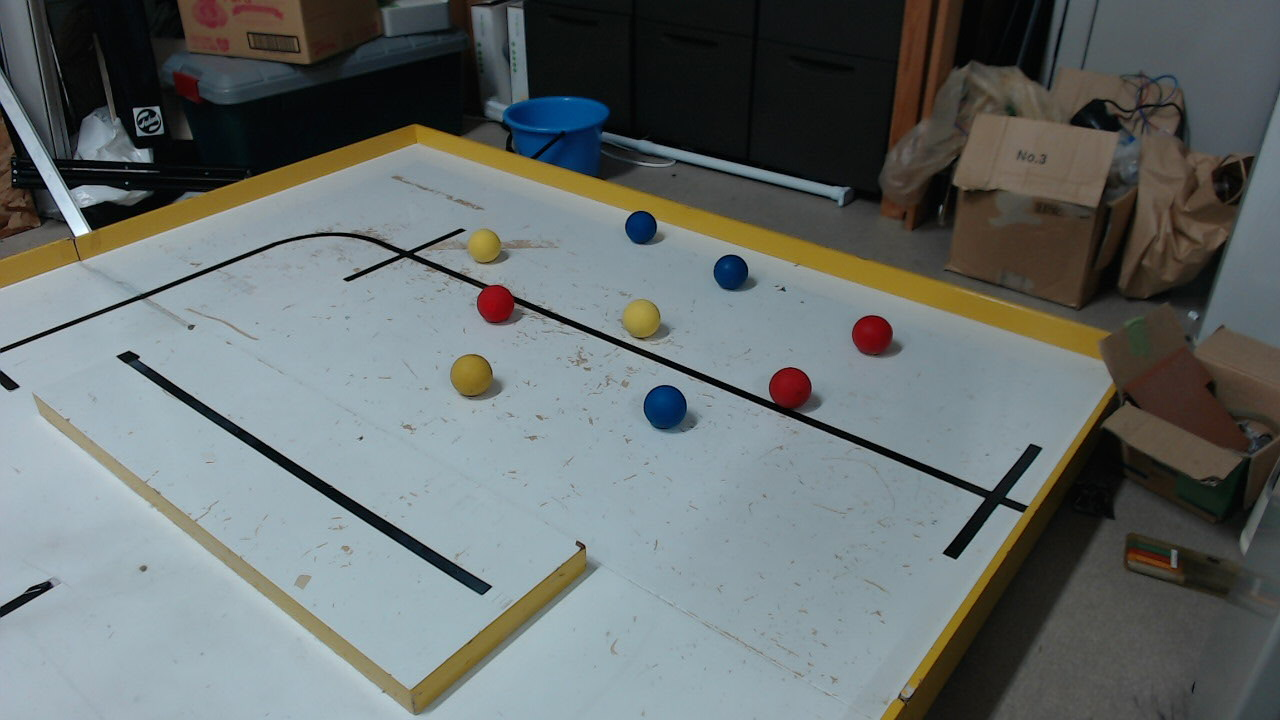
#> input picture opencv_sample/rov_test/ball_kyougidai.jpg, 1280 x 720 px, given in place of the camera
$ python labeling_sample.py
#> lines starting #> are read from the running program, lines starting #| are printed output that depends on the picture; after the words box and inside, x2 and y2 are one past the last pixel; in counts of white or black regions, pixels touching at a corner belong together
#-*- coding: utf-8 -*-

import cv2
import numpy as np

kernel = np.ones((10,10),np.uint8)

cap = cv2.VideoCapture(2)
cap.set(3, 1280)
cap.set(4, 720)

while True:
    ret, img = cap.read()
#> img is the input picture: shape (720, 1280, 3); mean B, G, R 109.6, 110.3, 103.6

    #hsv
    hsv = cv2.cvtColor(img, cv2.COLOR_BGR2HSV)
#> hsv: shape (720, 1280, 3); mean H, S, V 77.3, 57.9, 117.9

    lower_blue = np.array([100, 50, 50])
    upper_blue = np.array([150, 255, 255])
    img_mask_blue = cv2.inRange(hsv, lower_blue, upper_blue)
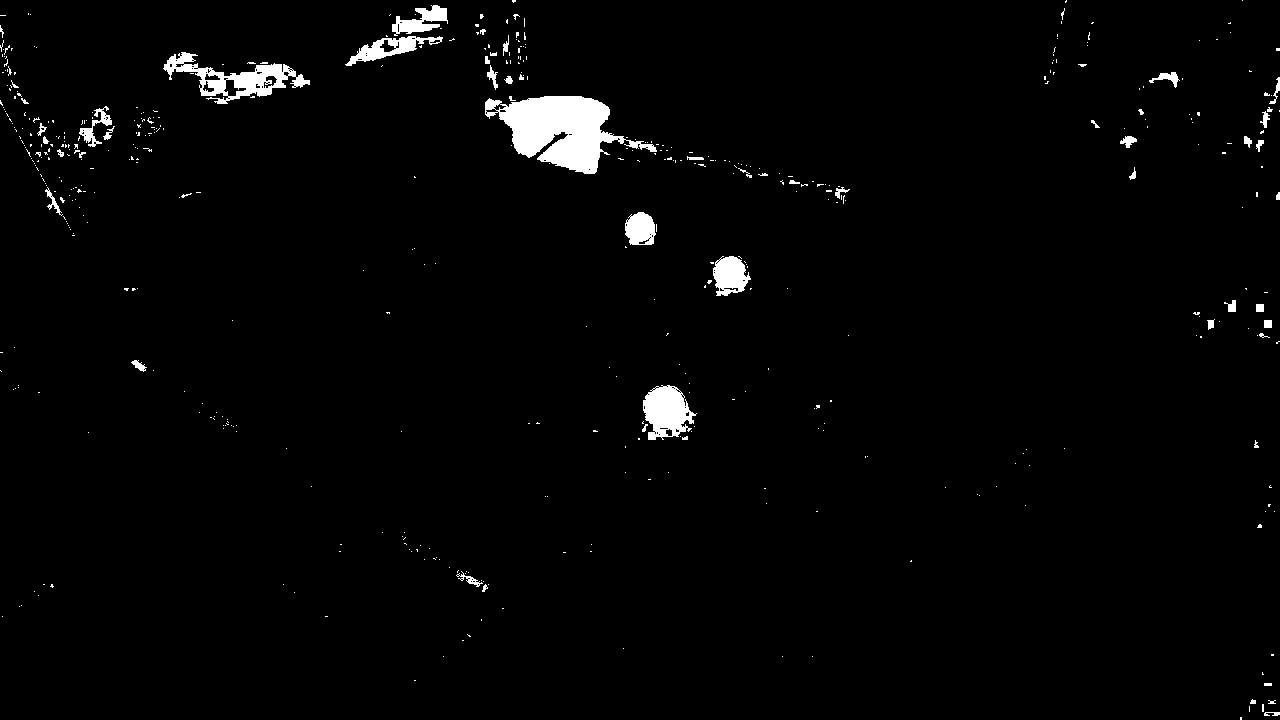
#> img_mask_blue: shape (720, 1280); 2.1% white; 507 white regions (454 under 20 px), largest, box (x1, y1, x2, y2) and area: (485, 96, 657, 174) 6558, (163, 52, 310, 104) 2543, (643, 385, 697, 440) 1900
    img_color_blue = cv2.bitwise_and(img, img, mask=img_mask_blue)
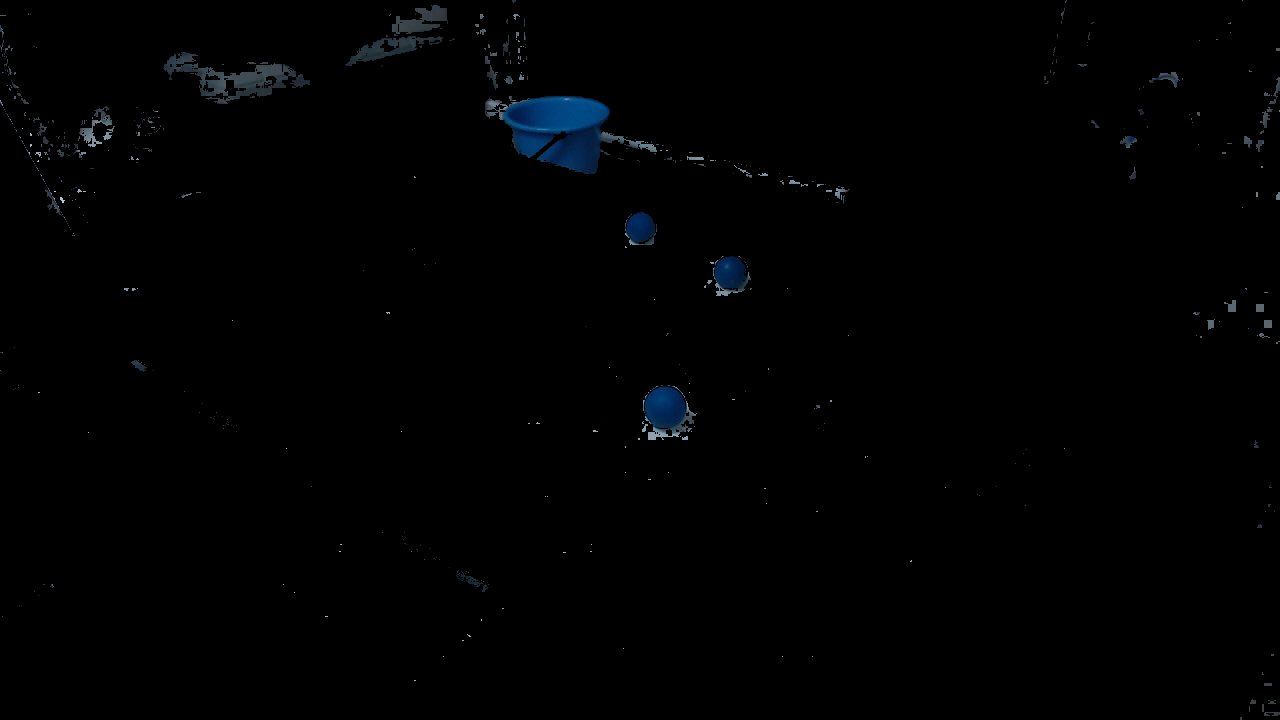
#> img_color_blue: shape (720, 1280, 3); mean B, G, R 1.9, 1.3, 0.7

    #blue
    #labeling_preparation
    img_color_blue = cv2.GaussianBlur(img_color_blue, (33,33), 1)
    gray = cv2.cvtColor(img_color_blue, cv2.COLOR_BGR2GRAY)
    gray = cv2.threshold(gray, 0, 255, cv2.THRESH_BINARY | cv2.THRESH_OTSU)[1]
#> gray: shape (720, 1280); 2.1% white; 217 white regions (150 under 20 px), largest, box (x1, y1, x2, y2) and area: (485, 96, 658, 173) 6473, (164, 52, 310, 104) 2729, (641, 385, 697, 441) 2189
    #Morphology
    gray = cv2.morphologyEx(gray, cv2.MORPH_OPEN, kernel)
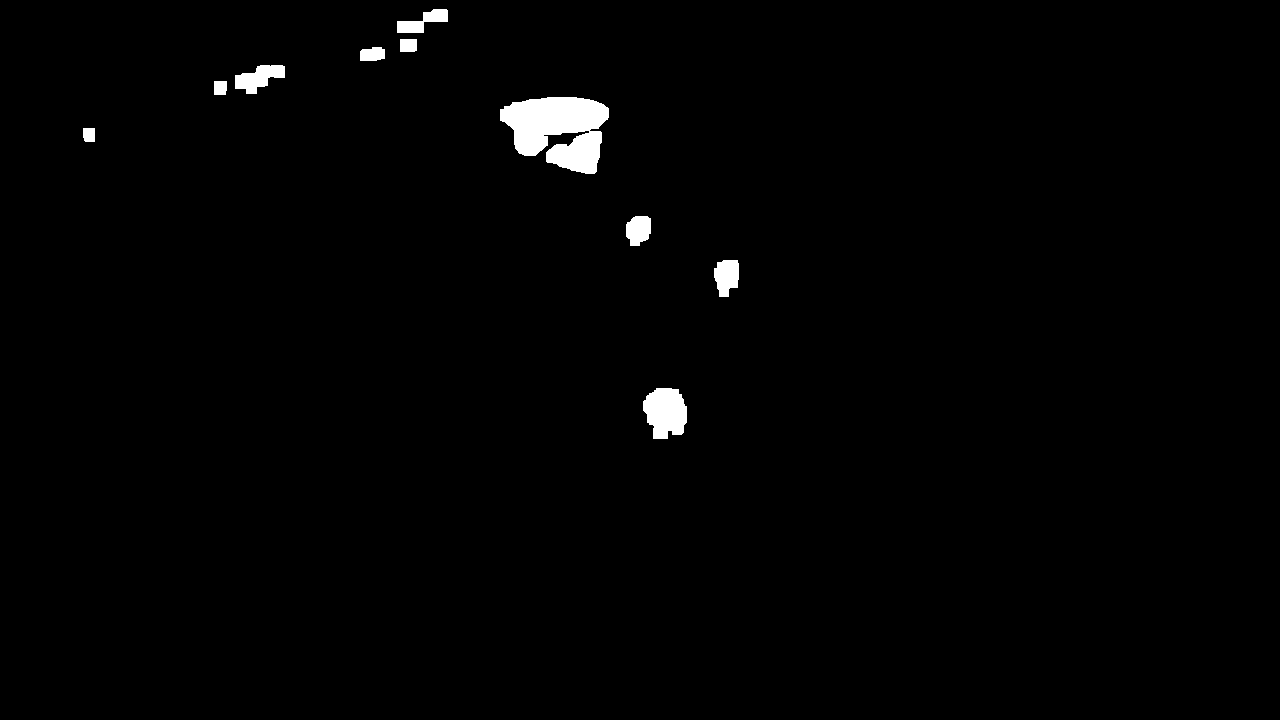
#> gray: shape (720, 1280); 1.2% white; 10 white regions, largest, box (x1, y1, x2, y2) and area: (500, 97, 609, 174) 5599, (643, 388, 687, 439) 1736, (235, 65, 285, 94) 850
    #Gaussian
    gray = cv2.GaussianBlur(gray, (33,33), 1)
    cv2.imshow("blue", gray)
    #labeling
    label_blue = cv2.connectedComponentsWithStats(gray)
    n_blue = label_blue[0] - 1
#> n_blue = 9
    data_blue = np.delete(label_blue[2], 0, 0)
#> data_blue = [[394, 6, 57, 49, 1479], [357, 44, 31, 20, 537], [232, 62, 56, 35, 1304], [211, 78, 19, 20, 353], [497, 94, 115, 83, 6865], [80, 125, 18, 20, 330], [623, 213, 31, 36, 906], [711, 257, 31, 43, 1078], [640, 385, 50, 57, 2267]]
    center_blue = np.delete(label_blue[3], 0, 0)
#> center_blue = [[418.3, 27.83], [372, 53.89], [258.6, 77.52], [219.8, 87.37], [558.2, 129.9], [88.72, 134.3], [638.1, 229.7], [726.3, 276.4], [665.3, 412.3]]

    #word
    font_size = 2
    font = cv2.FONT_HERSHEY_PLAIN

    for k in range(n_blue):
        img = cv2.circle(img,(int(center_blue[k][0]),int(center_blue[k][1])), 10, (255,0,0), -1)
        cv2.putText(img,"blue", (int(center_blue[k][0]) - 30, int(center_blue[k][1]) - 10),font, font_size,(255,0,0))
        cv2.imshow("CoG", img)
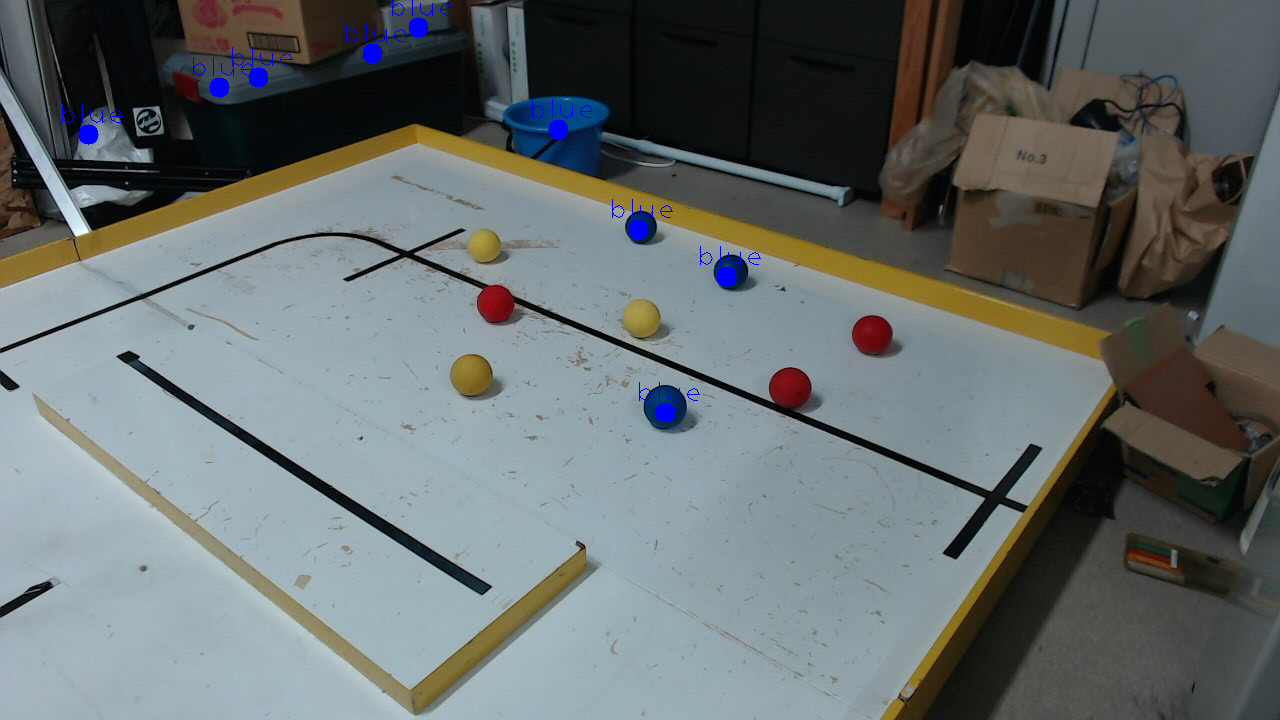
#> img: shape (720, 1280, 3); mean B, G, R 110.4, 110, 103.4

    # [8 lines of commented-out code are left out]

    k = cv2.waitKey(1)
#> (key Esc is pressed here)
    if k == 27:
        break

cap.release()
cv2.destroyAllWindows()

#original author -- Koki Shirota
